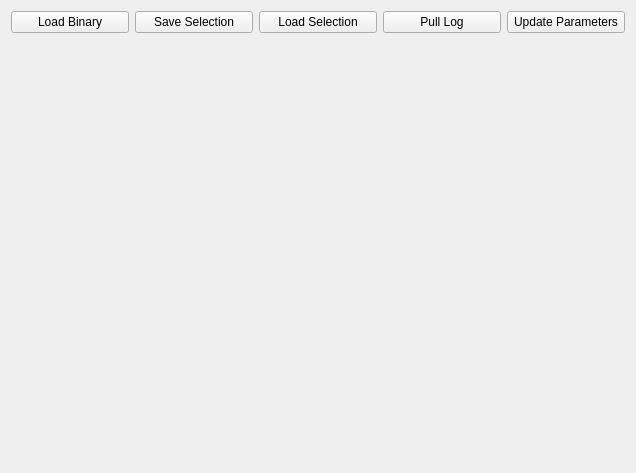
<?xml version="1.0" encoding="UTF-8"?>
<ui version="4.0">
 <class>Form</class>
 <widget class="QWidget" name="Form">
  <property name="geometry">
   <rect>
    <x>0</x>
    <y>0</y>
    <width>636</width>
    <height>473</height>
   </rect>
  </property>
  <property name="windowTitle">
   <string>Form</string>
  </property>
  <layout class="QVBoxLayout" name="verticalLayout">
   <item>
    <layout class="QGridLayout" name="gridLayout">
     <item row="0" column="1">
      <widget class="QPushButton" name="save_selection_button">
       <property name="text">
        <string>Save Selection</string>
       </property>
      </widget>
     </item>
     <item row="0" column="0">
      <widget class="QPushButton" name="load_binary_button">
       <property name="text">
        <string>Load Binary</string>
       </property>
      </widget>
     </item>
     <item row="0" column="4">
      <widget class="QPushButton" name="update_parameters_button">
       <property name="text">
        <string>Update Parameters</string>
       </property>
      </widget>
     </item>
     <item row="1" column="0" colspan="5">
      <widget class="VariableSelectionView" name="view"/>
     </item>
     <item row="0" column="2">
      <widget class="QPushButton" name="load_selection_button">
       <property name="text">
        <string>Load Selection</string>
       </property>
      </widget>
     </item>
     <item row="0" column="3">
      <widget class="QPushButton" name="pull_log_button">
       <property name="text">
        <string>Pull Log</string>
       </property>
      </widget>
     </item>
    </layout>
   </item>
  </layout>
 </widget>
 <customwidgets>
  <customwidget>
   <class>VariableSelectionView</class>
   <extends>QWidget</extends>
   <header>epyqlib.variableselectionview</header>
  </customwidget>
 </customwidgets>
 <resources/>
 <connections/>
</ui>
